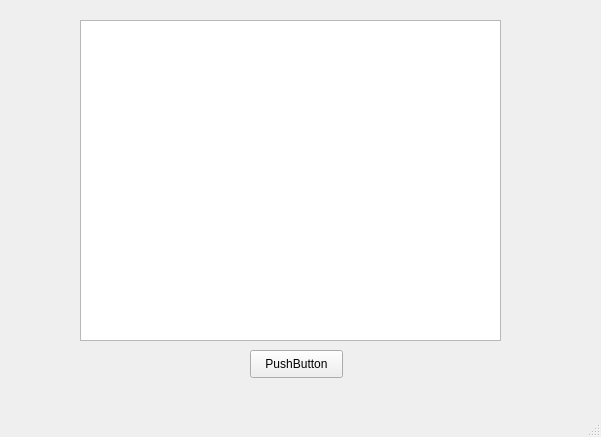
<?xml version="1.0" encoding="UTF-8"?>
<ui version="4.0">
 <class>MainWindow</class>
 <widget class="QMainWindow" name="MainWindow">
  <property name="geometry">
   <rect>
    <x>0</x>
    <y>0</y>
    <width>601</width>
    <height>437</height>
   </rect>
  </property>
  <property name="windowTitle">
   <string>MainWindow</string>
  </property>
  <widget class="QWidget" name="centralwidget">
   <widget class="QTextEdit" name="record">
    <property name="geometry">
     <rect>
      <x>80</x>
      <y>20</y>
      <width>421</width>
      <height>321</height>
     </rect>
    </property>
   </widget>
   <widget class="QPushButton" name="pushButton">
    <property name="geometry">
     <rect>
      <x>250</x>
      <y>350</y>
      <width>93</width>
      <height>28</height>
     </rect>
    </property>
    <property name="text">
     <string>PushButton</string>
    </property>
   </widget>
  </widget>
  <widget class="QMenuBar" name="menubar">
   <property name="geometry">
    <rect>
     <x>0</x>
     <y>0</y>
     <width>601</width>
     <height>26</height>
    </rect>
   </property>
  </widget>
  <widget class="QStatusBar" name="statusbar"/>
 </widget>
 <resources/>
 <connections/>
</ui>
